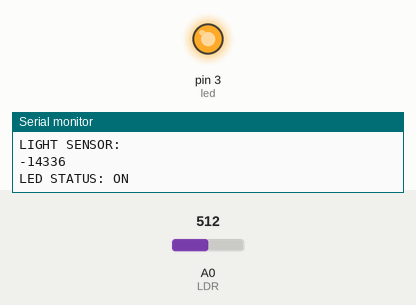
Recording of a sketch running on a simulated Arduino Uno, built with avr-gcc and run on an emulated ATmega328P. On the bench: output pins drawn as LEDs (lit = HIGH), the last lines printed to the serial monitor. The inputs (shaded band) are chosen by the test bench; at power-on: A0 (LDR) = 512.

Above: at 1.3 s.
1.4 s: A0 (LDR) set to 646
3.2 s: A0 (LDR) set to 670
At 5.3 s:
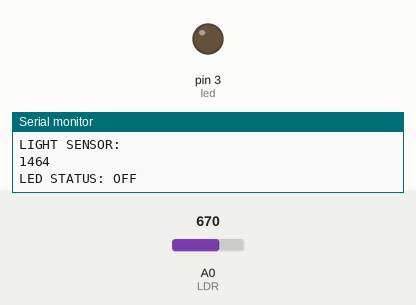
6.0 s: A0 (LDR) set to 511
At 7.3 s:
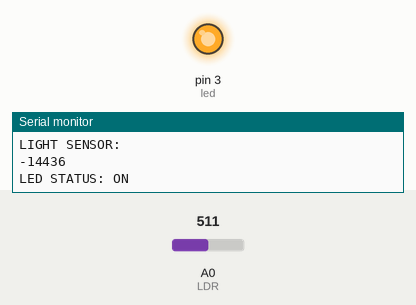
8.0 s: A0 (LDR) set to 339
9.7 s: A0 (LDR) set to 315
At 11.7 s:
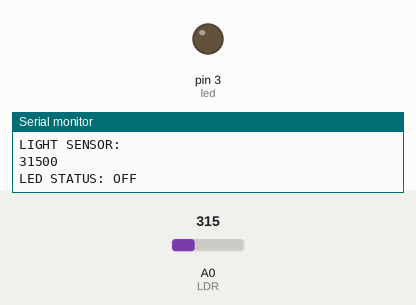
Timing chart, 0 to 13.0 s (numbered marks = the images above; inputs shaded):
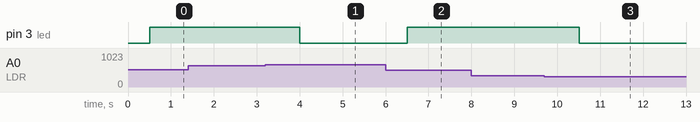

The sketch:

light-sensor.ino
```cpp
#define led 3 //3.Pinde LED olduğunu tanımlıyoruz
int LED_ACTIVATION_VALUE = 500;
int SERIAL_OUTPUT_FREQUENCY = 500;

int totalTime = 600;
void setup() {

  pinMode(led, OUTPUT); //LED'in çıkış elemanı olduğunu belirtiyoruz
  Serial.begin(9600); //9600 Baundluk bir seri haberleşme başlatıyoruz

}

void loop() {

  int isik = analogRead(A0)*100; //Işık değişkenini A0 pinindeki LDR ile okuyoruz

  delay(SERIAL_OUTPUT_FREQUENCY);

  if (isik > LED_ACTIVATION_VALUE) { //Okunan ışık değeri 900'den büyük ise
    Serial.println("LIGHT SENSOR: "); //Okunan değeri seri iletişim ekranına yansıtıyoruz
    Serial.println(isik); //Okunan değeri seri iletişim ekranına yansıtıyoruz
    Serial.println("LED STATUS: OFF");
    digitalWrite(led, LOW); //LED yanmasın
  }

  if (isik < LED_ACTIVATION_VALUE-50) { //Okunan ışık değeri 850'den küçük ise
    Serial.println("LIGHT SENSOR: "); //Okunan değeri seri iletişim ekranına yansıtıyoruz
    Serial.println(isik); //Okunan değeri seri iletişim ekranına yansıtıyoruz
    Serial.println("LED STATUS: ON");
    digitalWrite(led, HIGH); //LED yansın
  }

}
```

Measured:
- the behaviour switches between 660 and 661 on A0 (LDR) (found by bisection; images 0 and 1)
- the behaviour switches between 328 and 327 on A0 (LDR) (found by bisection; images 2 and 3)
- after the input at 3.2 s, pin 3 (led): HIGH → LOW after 0.81 s
- after the input at 6.0 s, pin 3 (led): LOW → HIGH after 0.51 s
- after the input at 9.7 s, pin 3 (led): HIGH → LOW after 0.81 s
